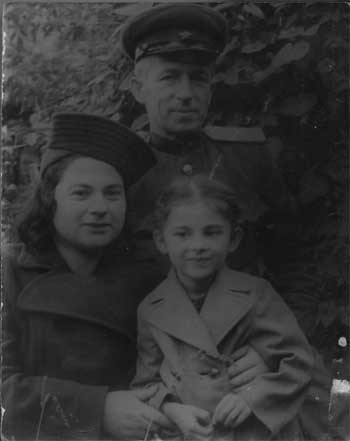
#> input picture SVE/old.jpg, 350 x 441 px
$ python SVE.py
#> lines starting #> are read from the running program, lines starting #| are printed output that depends on the picture; long printed decimals are rounded
#!/usr/bin/env python

__author__ = "Dzvezdana Arsovska"

import cv2
import numpy as np
from matplotlib import pyplot as plt

image = cv2.imread('old.jpg')
#> image is the input picture: shape (441, 350, 3); min 10, max 221, mean 50.8
image=cv2.cvtColor(image,cv2.COLOR_BGR2GRAY)
#> image: shape (441, 350)

#Compute SVD of the image, s contains the sorted singular values
u,s,v=np.linalg.svd(image.astype(np.double)/255.0,1,1)
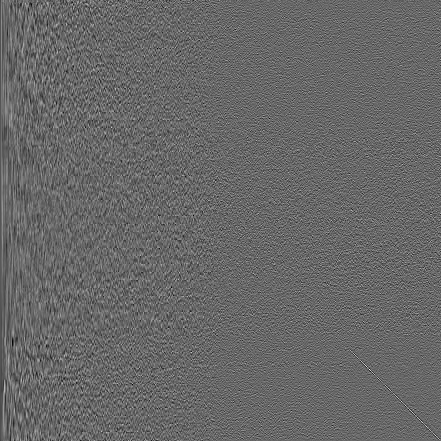
#> u: shape (441, 441) float64; min -0.251, max 0.364, mean -0.000101; drawn with min black and max white
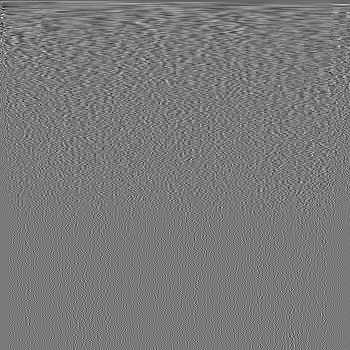
#> v: shape (350, 350) float64; min -0.306, max 0.331, mean -0.000174; drawn with min black and max white
#> s = 350 values, max 80.79 at index 0, min 0.00361 at index 349, mean 0.744
u.shape, v.shape, s.shape

#Creates random normal distribution with mean = 0.5, variance = 1 (synthetic intesity matrix)
pseudo=np.random.normal(0.5,1,image.shape)

#Compute the SVD of the synthetic intesity matrix
#full_matrices=1, compute_uv=0, s2 is the singular value matrix of the equalized image
s_p=np.linalg.svd(pseudo,1,0)
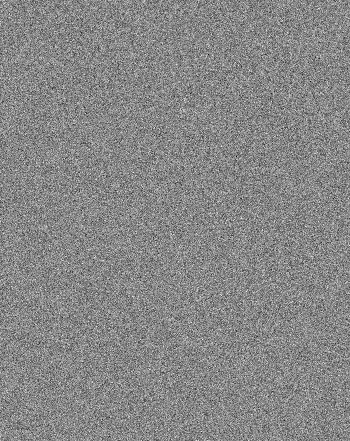
#> pseudo: shape (441, 350) float64; min -4.35, max 4.79, mean 0.505; drawn with min black and max white

#First(largest) singular value of s2 diveded by the largest singular value of s
ksi=s_p[0]/s[0]
#> ksi = 2.48
print(ksi)
#| 2.479

#ksi > 1 if the image has low contrast with low intensity
#ksi < 1 if the image has low contrast with high intensity

#Create the new diagonal matrix and recontruct the image

#u is mxm,v is nxn matrix, S is mxn matrix filled with zeros
S = np.zeros((u.shape[0], v.shape[0]))

#Multiply the matrix s with ksi
S[:s.shape[0], :s.shape[0]] = np.diag(ksi*s)

new=np.dot(u, np.dot(S, v))*255.0

np.clip(new,0,255,new)
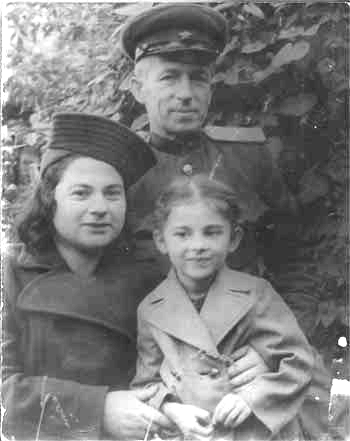
#> new: shape (441, 350) float64; min 24.79, max 255, mean 125.2
sve_image=new.astype(np.uint8)

numpy_horizontal_concat = np.concatenate((image, sve_image), axis=1)

h,w = numpy_horizontal_concat.shape
#> h = 441; w = 700

font = cv2.FONT_HERSHEY_SIMPLEX
#color (200,255,155)
cv2.putText(numpy_horizontal_concat,'OLD                  NEW',(w/16,h/16), font, 1, (0,0,40), 2, cv2.LINE_AA)
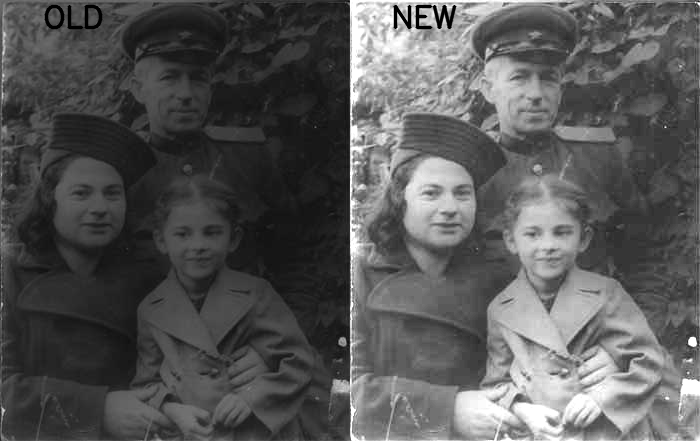
#> numpy_horizontal_concat: shape (441, 700); min 0, max 255, mean 87.1

cv2.namedWindow('My Image With Text', cv2.WINDOW_NORMAL)

cv2.imshow('numpy_horizontal_concat', numpy_horizontal_concat)
cv2.waitKey(7000)
cv2.destroyAllWindows()

#plot histogram
his = np.array(sve_image)
plt.hist(his.ravel(),256,[0,256]); plt.show()
#> after `plt.hist(his.ravel(), 256, [0, 256])`:
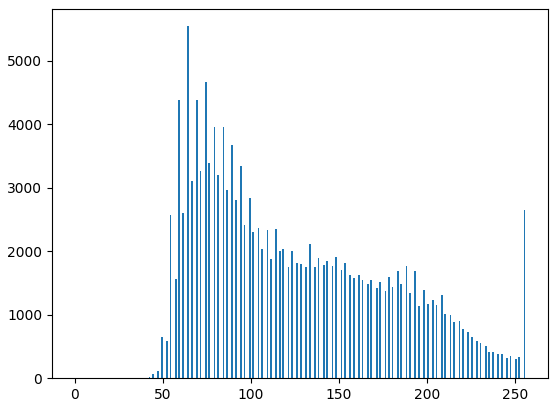
#> figure drawn by matplotlib, 1 panel; tallest bar 5545 high, from x = 64 to 65

his1 = np.array(image)
plt.hist(his1.ravel(),256,[0,256]); plt.show()
#> after `plt.hist(his1.ravel(), 256, [0, 256])`:
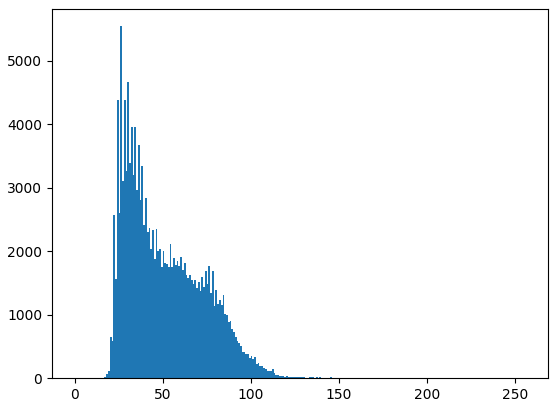
#> figure drawn by matplotlib, 1 panel; tallest bar 5545 high, from x = 26 to 27
